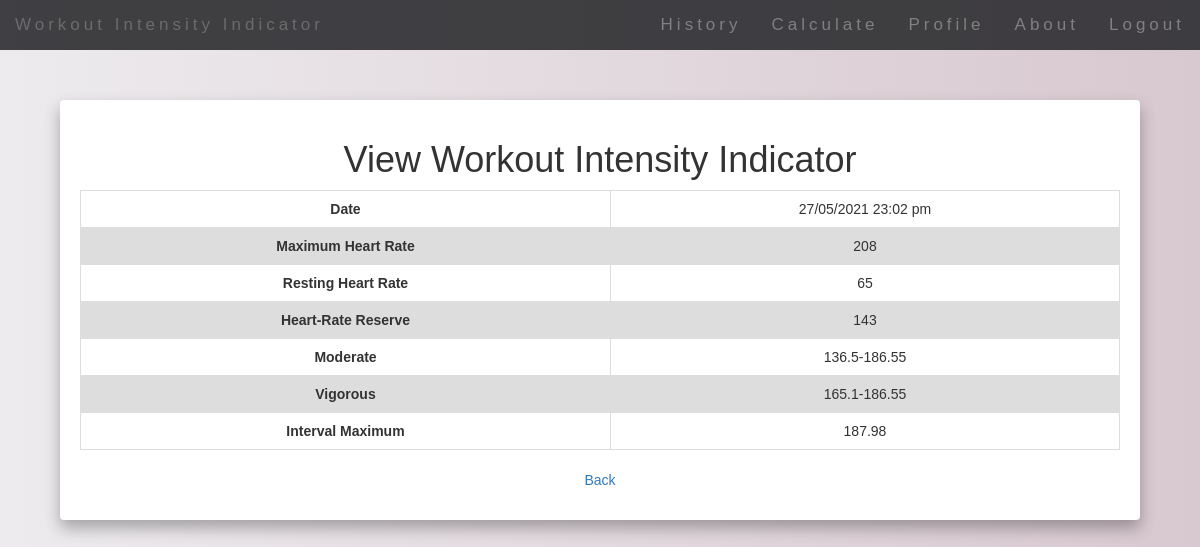
/preview.php?email=sofia@gmail.com&name=sofia&id=129 (signed in), run on the app's committed database.
### tables this page shows
CREATE TABLE `performance` (
  `id` int(20) NOT NULL,
  `heart_rate` int(30) NOT NULL,
  `time` datetime(6) NOT NULL DEFAULT current_timestamp(6),
  `email` varchar(40) NOT NULL,
  `moderate_min` varchar(30) NOT NULL,
  `moderate_max` varchar(30) NOT NULL,
  `vigorous_min` varchar(30) NOT NULL,
  `vigorous_max` varchar(30) NOT NULL,
  `interval_max` varchar(30) NOT NULL,
  `mhr` varchar(30) NOT NULL,
  `rhr` varchar(30) NOT NULL,
  `hrr` varchar(30) NOT NULL
);

### preview.php (the view, shortened to what this page needs)
<?php
include("navbarmain.php");
$name = $_GET['name'];
$email = $_GET['email'];
$id = $_GET['id'];
try{
$sql = "SELECT * FROM performance WHERE email = '$email' AND ID = '$id'";
$stmt = $conn->prepare($sql );
$stmt->execute();
$performances = $stmt->fetchAll();
echo "<div class='tableplan'>";
echo "<p><h1 align='center'>View Workout Intensity Indicator</h1></p>";
echo "<table border='1' >";
foreach($performances as $performance) {
    echo "<tr><td><b>Date</b></td><td>".date_format(date_create($performance['time']),"d/m/Y H:i a")."</td></tr>";
    echo "<tr><td><b>Maximum Heart Rate<b></td><td>".$performance['mhr']."</td></tr>";
    echo "<tr><td><b>Resting Heart Rate<b></td><td>".$performance['rhr']."</td></tr>";
    echo "<tr><td><b>Heart-Rate Reserve<b></td><td>".$performance['hrr']."</td></tr>";
    echo "<tr><td><b>Moderate</td><td>".$performance['moderate_min'].'-'.$performance['moderate_max']."</td></tr>";
    echo "<tr><td><b>Vigorous</td><td>".$performance['vigorous_min'].'-'.$performance['vigorous_max']."</td></tr>";
    echo "<tr><td><b>Interval Maximum<b></td><td>".$performance['interval_max']."</td></tr>";
 }
 echo "</table><br>";
 echo "<p align=\"center\"><a href=\"workout.php?email=$email&name=$name\">Back</a></p>";
 echo "</div>";
}  catch(PDOException $e) {
    echo $sql . "<br>" . $e->getMessage();
  }
?>
<!DOCTYPE html>
<html lang="en">
    <head>
    </head>
    <body>
    </body>
</html>

### navbarmain.php (style rules this page uses)
* { margin: 0; padding: 0; box-sizing: border-box; font-family: 'Poppins', sans-serif; }
body { background: -webkit-linear-gradient(left, #edebee, #d8c8cf); }
.container form, .tableplan table, .tableprofile table { width: 100%; height: 100%; padding: 20px; background: white; border-radius: 4px; }
table { font-family: arial, sans-serif; border-collapse: collapse; width: 50%; text-align : center; margin-left: auto; margin-right: auto; }
td, th { border: 1px solid #dddddd; text-align: left; padding: 8px; text-align : center; }
tr:nth-child(even) { background-color: #dddddd; }
.tableplan { margin: 100px auto; width: 90%; max-width: 100%; height: 100%; padding: 20px; background: white; border-radius: 4px; box-shadow: 0 8px 16px rgba(0, 0, 0, .3); }

### data on the page
performance: time "27/05/2021 23:02 pm", mhr "208", rhr "65", hrr "143", moderate_min "136.5", moderate_max "186.55", vigorous_min "165.1", vigorous_max "186.55", interval_max "187.98"
